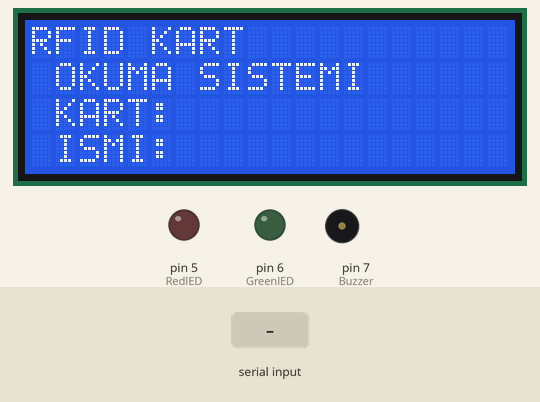
Bench run of a sketch on a simulated Arduino Uno, built with avr-gcc and run on an emulated ATmega328P. On the bench: 20×4 character LCD, output pins drawn as LEDs (lit = HIGH), buzzer (waves = sounding, pin HIGH). The inputs (shaded band) are chosen by the test bench. What the sketch prints to the serial monitor is not drawn.

Above: at 1.2 s.
1.3 s: "E280689401A9" received over Serial
At 2.5 s:
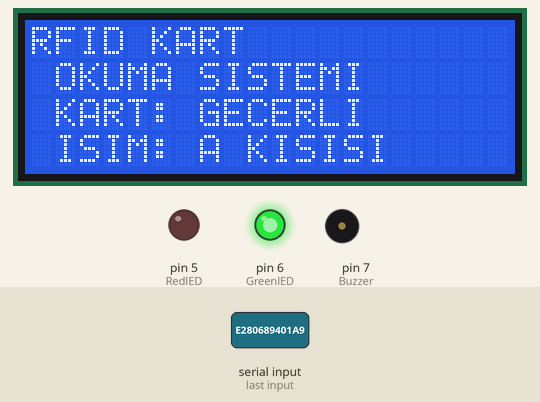
At 7.6 s:
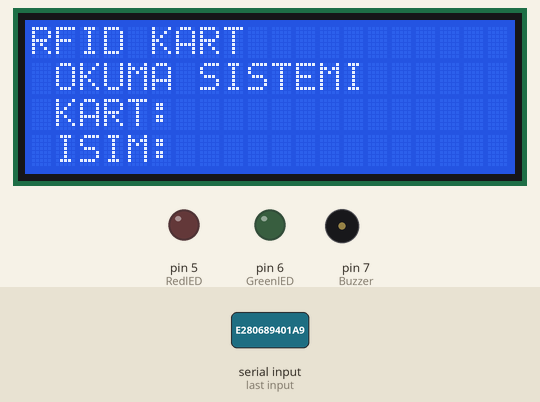
Timing chart, 0 to 9.0 s (numbered marks = the images above; inputs shaded):
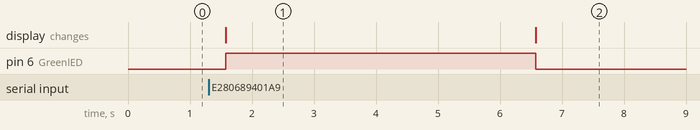

The sketch:

RFID_Kart_giris_sistemi.ino
```cpp
// include the library code:
#include <LiquidCrystal.h> //library for LCD

// initialize the library with the numbers of the interface pins
LiquidCrystal lcd(13, 12, 11, 10, 9, 8);

const int RedlED = 5;
const int GreenlED = 6;
const int Buzzer = 7;

int count = 0;
char c;
String id;

int wait = 5000;

void setup()
{
  Serial.begin(9600);
  pinMode(RedlED, OUTPUT);
  pinMode(GreenlED, OUTPUT);
  pinMode(Buzzer, OUTPUT);
  Serial.println("KART OKUTUNUZ");

  lcd.begin(20, 4); // set up the LCD's number of columns and rows:
  lcd.setCursor(0, 0);
  lcd.print("RFID KART");
  lcd.setCursor(0, 1);
  lcd.print(" OKUMA SISTEMI");
  lcd.setCursor(0, 2);
  lcd.print(" KART:   ");
  lcd.setCursor(0, 3);
  lcd.print(" ISMI:   ");
}

void loop()
{
  while (Serial.available() > 0)
  {
    c = Serial.read();
    count++;
    id += c;
    if (count == 12)
    {
      Serial.print(id);
      //break;

      if (id == "E280689401A9")
      {
        Serial.println("GECERlI KART");
        lcd.setCursor(0, 2);
        lcd.print(" KART: GECERLI   ");
        lcd.setCursor(0, 3);
        lcd.print(" ISIM: A KISISI ");
        digitalWrite(GreenlED, HIGH);
        delay(wait);
        digitalWrite(GreenlED, LOW);
        lcd.setCursor(0, 2);
        lcd.print(" KART:           ");
        lcd.setCursor(0, 3);
        lcd.print(" ISIM:           ");
      }

      else if (id == "E2000019060C")
      {
         Serial.println("GECERlI KART");
        lcd.setCursor(0, 2);
        lcd.print(" KART: GECERLI   ");
        lcd.setCursor(0, 3);

        lcd.print(" NAME: B KISISI  ");
        digitalWrite(GreenlED, HIGH);
        delay(wait);
        digitalWrite(GreenlED, LOW);
        lcd.setCursor(0, 2);
        lcd.print(" KART:           ");
        lcd.setCursor(0, 3);
        lcd.print(" ISIM:           ");
      }

      else if (id == "G46RD9V40F3A")
      {
         Serial.println("GECERlI KART");
        lcd.setCursor(0, 2);
        lcd.print(" KART: GECERLI   ");
        lcd.setCursor(0, 3);
        lcd.print(" NAME: C KISISI   ");
        digitalWrite(GreenlED, HIGH);
        delay(wait);
        digitalWrite(GreenlED, LOW);
        lcd.setCursor(0, 2);
        lcd.print(" KART:           ");
        lcd.setCursor(0, 3);
        lcd.print(" ISIM:           ");
      }


      else
      {
        Serial.println("GECERSIZ KART");
        lcd.setCursor(0, 2);
        lcd.print(" KART GECERSIZ  ");
        lcd.setCursor(0, 3);
        lcd.print(" NAME: BILINMIYOR");
        digitalWrite(RedlED, HIGH);
        digitalWrite(Buzzer, HIGH);
        delay(500);
        digitalWrite(Buzzer, LOW);
        delay(4000);
        digitalWrite(RedlED, LOW);
        lcd.setCursor(0, 2);
        lcd.print(" KART:           ");
        lcd.setCursor(0, 3);
        lcd.print(" ISIM:           ");
      }
    }
  }
  count = 0;
  id = "";
  delay(500);
}
```

Measured:
- after the input at 1.3 s, pin 6 (GreenlED): LOW → HIGH after 0.27 s, → LOW 5.0 s later; the display: changes after 0.27 s (image 1)
- what the display in image 1 shows lasts 5.0 s, from 1.6 s to 6.6 s
